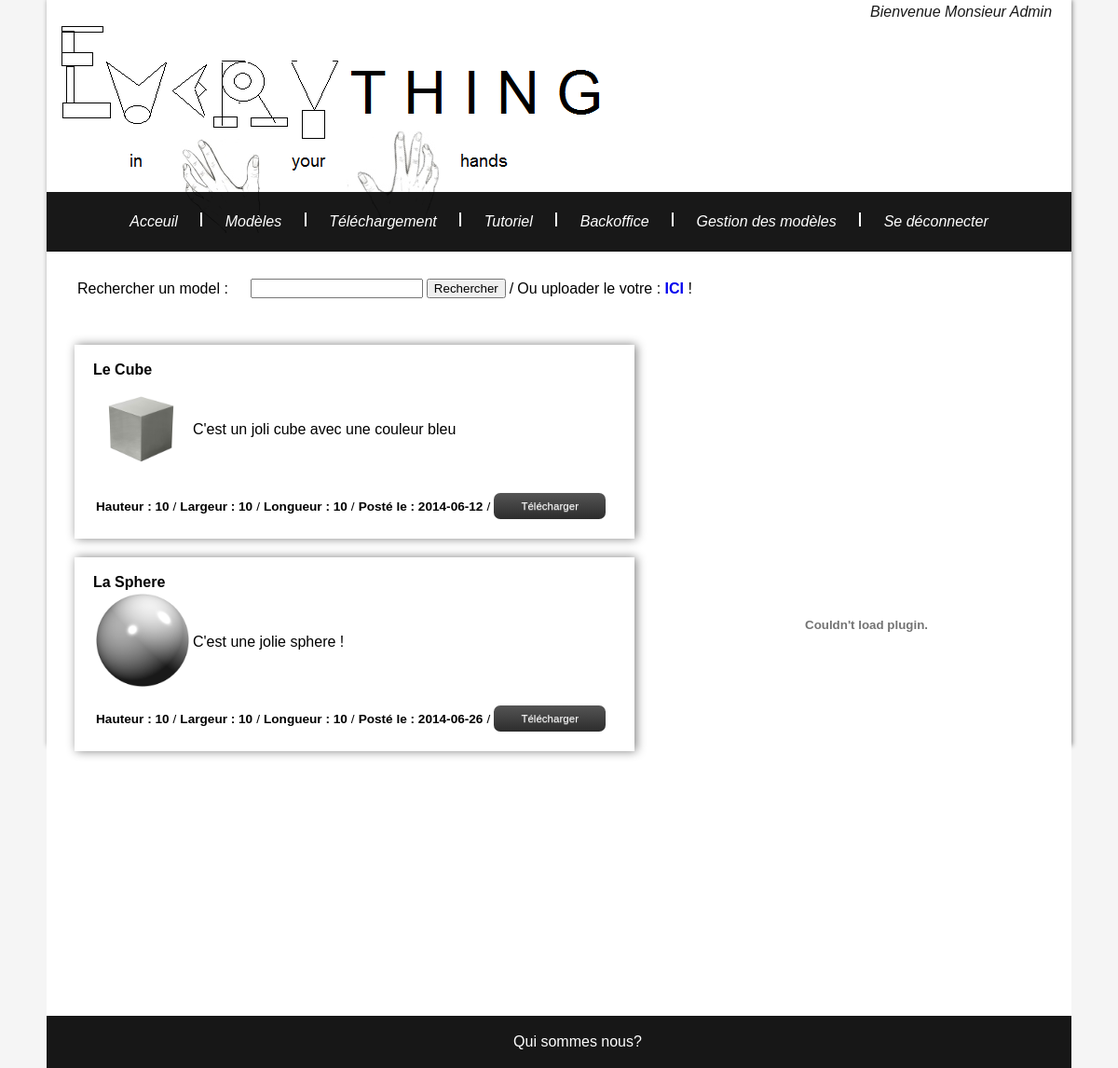
Page /Maquette/modele.php (signed in) on the committed database.
### tables this page shows
CREATE TABLE IF NOT EXISTS `modele` (
  `id_modele` int(11) NOT NULL AUTO_INCREMENT,
  `nom_modele` varchar(20) NOT NULL,
  `description_modele` varchar(1000) NOT NULL,
  `url_modele` varchar(200) NOT NULL,
  `image_modele` varchar(200) NOT NULL,
  `statut_modele` varchar(30) NOT NULL,
  `hauteur_modele` float NOT NULL,
  `largeur_modele` float NOT NULL,
  `longueur_modele` float NOT NULL,
  `date_modele` date NOT NULL,
  `id_inscrit` int(11) NOT NULL,
  PRIMARY KEY (`id_modele`),
  KEY `FK_modele_id_inscrit` (`id_inscrit`)
);

### Maquette/fragments/traitements/db.php (called while the page is built, shortened)
<?php
function requete($requete, $select = false){
	$server = 'mysql:host=localhost';
	$bdd = 'dbname=everything';
	$user= 'everything';
	$mdp= 'secret';
	$pdo = new PDO($server.';'.$bdd, $user, $mdp);
	$pdo->query("SET CHARACTER SET utf8");
	if($select == true){
		$result = $pdo->query($requete);
		$result = $result->fetchAll();
	}else{
		$result = $pdo->exec($requete);
	}
	return $result;
}
?>

### Maquette/fragments/traitements/modele.php (called while the page is built, shortened)
<?php
require_once 'db.php';
function showModele(){
    return requete("select * from modele", true);
}
?>

### Maquette/modele.php (the view, shortened to what this page needs)
<?php
include ($_SERVER['DOCUMENT_ROOT'] . '/Maquette/fragments/shared/header.php');
require_once 'fragments/traitements/db.php';
require_once 'fragments/traitements/modele.php';
?>
<div id="recherche">
        <form method="post" action="fragments/traitements/trait_modif.php">
            <table id="table" align="left">
                <tr>
                    <td><label> Rechercher un model : </label></td>
                    <td><input id="recherche" type="text" required="true" name="nom" value=""/></td>
                    <td><p align="center"><input type="submit" value="Rechercher"></p></td>
                    <?php if(isset($_SESSION['login'])) { ?>
                    <td> / </td>
                    <td> Ou uploader le votre : <a href="admin_modele.php" id="urlBackoffice"> <b> ICI </b></a>   !</td>
                    <?php }?>
                </tr>
            </table>
        </form>
</div>
<div id="page_content">
<?php
$modeles = showModele();
foreach ($modeles as $unModele) {
    ?>
    <div id="un_modele">
        <div id="text_modele">
            <br>
            <b><?php echo $unModele['nom_modele'] ?></b>
            <table>
                <tr>
                    <td><img src="<?php echo $unModele['image_modele'] ?>" alt="Pas d'image" title="<?php echo $unModele['nom_modele'] ?>" width="100px"></td>
                    <td><?php echo $unModele['description_modele'] ?></td>
                </tr>
            </table>
            <div id="votes">
            <table>
                <tr>
                    <td><b> Hauteur : <?php echo $unModele['hauteur_modele'] ?></b></td>
                    <td> / </td>
                    <td><b> Largeur : <?php echo $unModele['largeur_modele'] ?></b></td>
                    <td> / </td>
                    <td><b> Longueur : <?php echo $unModele['longueur_modele'] ?></b></td>
                    <td> / </td>
                    <td><b> Posté le : <?php echo $unModele['date_modele'] ?></b></td>
                    <td> / </td>
                    <td><a class="telecharger" href="<?php echo $unModele['url_modele'] ?>" target=""> Télécharger </a></td>
                </tr>
            </table>
            </div>
            <br>
        </div>
    </div>
    <?php
}
?>
</div>
<?php
include ($_SERVER['DOCUMENT_ROOT'] . '/Maquette/fragments/shared/footer.php');
?>

### Maquette/res/style.css (style rules this page uses)
body, html { padding:0; margin:0; height: 100%; width:100%; font-family: sans-serif; background-color: whitesmoke; }
a { text-decoration: none;color:bi; }
.telecharger { width:auto; padding:8px 0; text-align:center; display: inline-block; float:left; margin:0 8px 0 0; border-radius:7px; font-size: 0.85em; width:120px; color:white; font-family: Arial,sans-serif; box-shadow: 0 0 1px rgba( 0, 0, 0, 0.2), 0 -1px 0 rgba( 255, 255, 255, 0.1); text-shadow: 0px 1px 0px rgba( 255, 255, 255, 0.3); }
.telecharger, .telecharger:active { background: #444; background: linear-gradient( #555, #2C2C2C); background: -webkit-linear-gradient( #555, #2C2C2C); background: -moz-linear-gradient( #555, #2C2C2C); background: -ms-linear-gradient( #555, #2C2C2C); background: -o-linear-gradient( #555, #2C2C2C); background: linear-gradient( #555, #2C2C2C); }
#recherche { position:relative; margin-left: 20px; }
#page_content { margin-top: 70px; position:absolute; }
#un_modele { size: 500px; position: relative; margin-bottom: 20px; margin-top: 20px; margin-left: 20px; margin-right: 400px; box-shadow: 2px 0px 10px grey; }
#text_modele { color : black; margin-left: 20px; margin-right: 20px; margin-top: 5px; margin-bottom: 10px; }
#votes { font-size: 85%; }

### rows in the picture
modele: nom_modele "Le Cube", image_modele (picture), description_modele "C'est un joli cube avec une couleur bleu", hauteur_modele "10", largeur_modele "10", longueur_modele "10", date_modele "2014-06-12"
modele: nom_modele "La Sphere", image_modele (picture), description_modele "C'est une jolie sphere !", hauteur_modele "10", largeur_modele "10", longueur_modele "10", date_modele "2014-06-26"

### other values in the picture
$_SESSION['prenom'] "Monsieur"
$_SESSION['nom'] "Admin"
